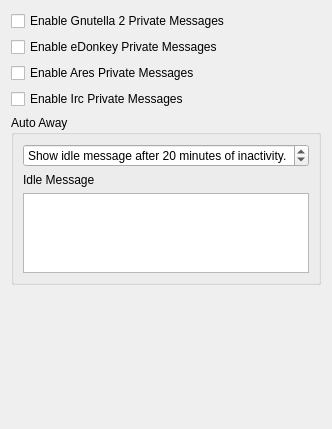
             <widget class="QWidget" name="pagePrivateMessages">
              <layout class="QVBoxLayout" name="verticalLayout_20">
               <item>
                <widget class="QCheckBox" name="checkBoxInstantMessagesGnutella">
                 <property name="text">
                  <string>Enable Gnutella 2 Private Messages</string>
                 </property>
                </widget>
               </item>
               <item>
                <widget class="QCheckBox" name="checkBoxInstantMessagesEDonkey">
                 <property name="text">
                  <string>Enable eDonkey Private Messages</string>
                 </property>
                </widget>
               </item>
               <item>
                <widget class="QCheckBox" name="checkBoxPrivateMessagesAres">
                 <property name="text">
                  <string>Enable Ares Private Messages</string>
                 </property>
                </widget>
               </item>
               <item>
                <widget class="QCheckBox" name="checkBoxPrivateMessagesIrc">
                 <property name="text">
                  <string>Enable Irc Private Messages</string>
                 </property>
                </widget>
               </item>
               <item>
                <widget class="QGroupBox" name="groupBoxAutoAway">
                 <property name="title">
                  <string>Auto Away</string>
                 </property>
                 <layout class="QVBoxLayout" name="verticalLayout_24">
                  <item>
                   <widget class="QSpinBox" name="spinBoxPrivateMessagesIdleMessage">
                    <property name="suffix">
                     <string> minutes of inactivity.</string>
                    </property>
                    <property name="prefix">
                     <string>Show idle message after </string>
                    </property>
                    <property name="minimum">
                     <number>1</number>
                    </property>
                    <property name="value">
                     <number>20</number>
                    </property>
                   </widget>
                  </item>
                  <item>
                   <widget class="QLabel" name="labelPrivateMessagesIdleMessage">
                    <property name="text">
                     <string>Idle Message</string>
                    </property>
                   </widget>
                  </item>
                  <item>
                   <widget class="QPlainTextEdit" name="plainTextEditPrivateMessagesIdleMessage">
                    <property name="maximumSize">
                     <size>
                      <width>16777215</width>
                      <height>80</height>
                     </size>
                    </property>
                   </widget>
                  </item>
                 </layout>
                </widget>
               </item>
               <item>
                <spacer name="verticalSpacer_8">
                 <property name="orientation">
                  <enum>Qt::Vertical</enum>
                 </property>
                 <property name="sizeHint" stdset="0">
                  <size>
                   <width>20</width>
                   <height>133</height>
                  </size>
                 </property>
                </spacer>
               </item>
              </layout>
             </widget>
